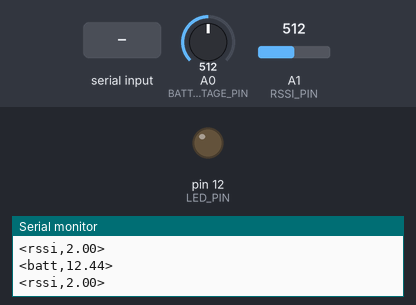
The sketch below on a simulated Arduino Uno, built with avr-gcc and run on an emulated ATmega328P. On the bench: output pins drawn as LEDs (lit = HIGH), the last lines printed to the serial monitor. The inputs (shaded band) are chosen by the test bench; at power-on: A0 (BATT_VOLTAGE_PIN) = 512, A1 (RSSI_PIN) = 512.

Above: at 1.2 s.
1.3 s: "<led,1>" received over Serial
At 1.9 s:
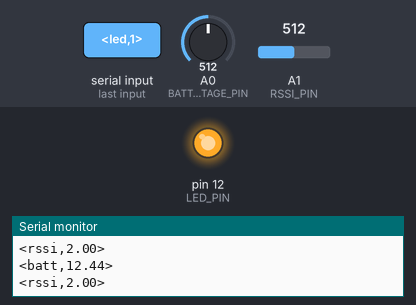
3.0 s: "<led,150>" received over Serial
4.5 s: "<led>" received over Serial
Timing chart, 0 to 7.5 s (numbered marks = the images above; inputs shaded):
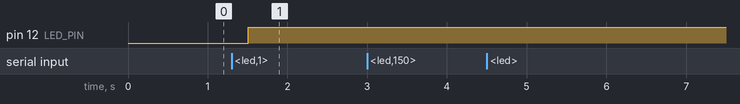

The sketch:

rccar_telemetry_v2.ino
```cpp
#include <stdio.h>

int BATT_VOLTAGE_PIN = 0;
int RSSI_PIN         = 1;
int LED_PIN          = 12;

static float analog_reference   = 5.03; // Arduino's regulator doesn't produce exactly 5v

void setup()
{
  //pinMode(BATT_VOLTAGE_PIN, INPUT);
  //pinMode(RSSI_PIN        , INPUT);

  digitalWrite(LED_PIN, 0);
  pinMode(LED_PIN         , OUTPUT);
  Serial.begin(115200);

  sendCommand("hello","there");

}

float readBattVoltage()
{
  static float voltage_div_factor = 4.94; // (R1+R2)/R1, with R1=9.96k and R2=39.24k

  float batt_voltage = analogRead(BATT_VOLTAGE_PIN);
  batt_voltage *= analog_reference/1023;
  batt_voltage *= voltage_div_factor;

  return batt_voltage;
}

int readRSSI()
{
  float rssi = analogRead(RSSI_PIN);
  rssi *= analog_reference/1023;

  //rssiDur = pulseIn(digitalPin, LOW, 200);

  return rssi;
}


void sendCommand(String cmd, String arg)
{
  Serial.println("<" + cmd + "," + arg + ">");
}

void error(String s)
{
  sendCommand("error", s);
}

void eval_command(String s)
{
  s.replace("<", "");
  s.replace(">", "");
  s.replace("\n", "");

  sendCommand("ack",s);

  // Parse the command
  int delim = s.indexOf(',');
  if(delim == -1){
    error("no comma");
    return;
  }

  String cmd = s.substring(0,delim);
  String arg = s.substring(delim+1);

  char scratch[20];

  // Turn on/off the LED
  if( cmd == "led"){
    arg.toCharArray(scratch, 20);
    int ledval = atoi(scratch);
    if( ledval == 0 || ledval == 1 ){
      digitalWrite(LED_PIN, ledval);
    } else {
      error("bad led value=" + String(ledval));
    }
  }

  // Unknown command
  else {
      error("unknown command - " + cmd);
  }
}

char serial_buffer[500];
int  serial_buffer_pos = 0;
void serialEvent(){
  while( Serial.available() )
  {
    if( serial_buffer_pos < 499 ){
      serial_buffer[serial_buffer_pos++] = Serial.read();
    }
  }
}

String leftover_serial;

void loop()
{
  String serial = leftover_serial;

  // See if anything new came in from serial
  noInterrupts();
  if( serial_buffer_pos > 0 )
  {
    serial_buffer[serial_buffer_pos] = '\0';
    serial += serial_buffer;
    serial_buffer_pos = 0;
  }
  interrupts();

  // Try to parse out commands
  if( serial.length() > 0 )
  {
    int l_delim, r_delim;

    // Grt rid of everything before <
    l_delim = serial.indexOf('<');
    if( l_delim > 0 ){
      serial = serial.substring(l_delim);
    }
    else if( l_delim == -1 ) {
      serial = "";
    }

    l_delim = serial.indexOf('<');
    r_delim = serial.indexOf('>');

    while( l_delim >= 0 && r_delim > 0 )
    {
      // Parse out this command string
      if( r_delim - l_delim > 1 ) {
        String this_command = serial.substring(l_delim+1, r_delim);
        eval_command(this_command);
      }

      // Move to the right of the '>' and to the next command
      if( serial.length() > r_delim ) {
        serial = serial.substring(r_delim+1);
      }
      else {
        serial = "";
      }

      // Remove everything before the '<'
      l_delim = serial.indexOf('<');
      if( l_delim > 0 ){
        serial = serial.substring(l_delim);
      }

      l_delim = serial.indexOf('<');
      r_delim = serial.indexOf('>');
    }

    // We may have an incomplete command in memory, save it for next time
    leftover_serial = serial;
  }

  float batt = readBattVoltage();
  Serial.print("<batt,");
  Serial.print(batt);
  Serial.println(">");
  //sendCommand("batt", batt);

  float rssi = readRSSI();
  Serial.print("<rssi,");
  Serial.print(rssi);
  Serial.println(">");
  //sendCommand("rssi", rssi);

  delay(300);
}
```

Measured:
- after the input at 1.3 s, pin 12 (LED_PIN): LOW → HIGH after 0.21 s
